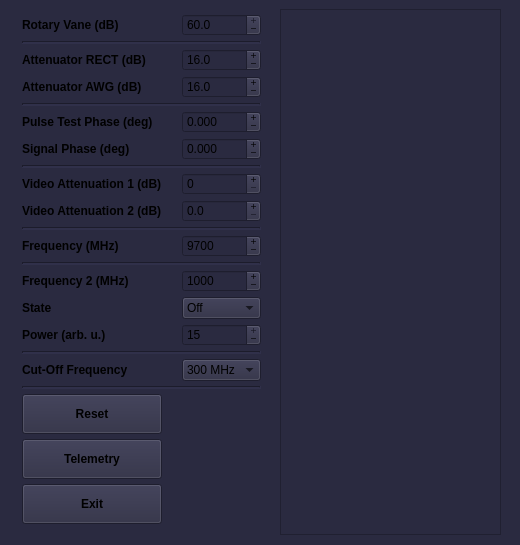
<?xml version="1.0" encoding="UTF-8"?>
<ui version="4.0">
 <class>MainWindow</class>
 <widget class="QMainWindow" name="MainWindow">
  <property name="geometry">
   <rect>
    <x>0</x>
    <y>0</y>
    <width>520</width>
    <height>545</height>
   </rect>
  </property>
  <property name="sizePolicy">
   <sizepolicy hsizetype="Fixed" vsizetype="Fixed">
    <horstretch>0</horstretch>
    <verstretch>0</verstretch>
   </sizepolicy>
  </property>
  <property name="minimumSize">
   <size>
    <width>520</width>
    <height>545</height>
   </size>
  </property>
  <property name="maximumSize">
   <size>
    <width>520</width>
    <height>545</height>
   </size>
  </property>
  <property name="font">
   <font>
    <weight>50</weight>
    <bold>false</bold>
   </font>
  </property>
  <property name="windowTitle">
   <string>MW Bridge Control v 0.1</string>
  </property>
  <property name="styleSheet">
   <string notr="true">background-color: rgb(42,42,64);</string>
  </property>
  <widget class="QWidget" name="centralwidget">
   <property name="sizePolicy">
    <sizepolicy hsizetype="Fixed" vsizetype="Fixed">
     <horstretch>0</horstretch>
     <verstretch>0</verstretch>
    </sizepolicy>
   </property>
   <property name="minimumSize">
    <size>
     <width>520</width>
     <height>545</height>
    </size>
   </property>
   <property name="maximumSize">
    <size>
     <width>520</width>
     <height>545</height>
    </size>
   </property>
   <layout class="QGridLayout" name="gridLayout_2">
    <item row="0" column="3">
     <spacer name="horizontalSpacer">
      <property name="orientation">
       <enum>Qt::Horizontal</enum>
      </property>
      <property name="sizeType">
       <enum>QSizePolicy::Fixed</enum>
      </property>
      <property name="sizeHint" stdset="0">
       <size>
        <width>10</width>
        <height>20</height>
       </size>
      </property>
     </spacer>
    </item>
    <item row="0" column="0">
     <layout class="QGridLayout" name="gridLayout">
      <property name="sizeConstraint">
       <enum>QLayout::SetNoConstraint</enum>
      </property>
      <property name="leftMargin">
       <number>13</number>
      </property>
      <property name="topMargin">
       <number>4</number>
      </property>
      <property name="rightMargin">
       <number>13</number>
      </property>
      <property name="bottomMargin">
       <number>6</number>
      </property>
      <property name="horizontalSpacing">
       <number>20</number>
      </property>
      <property name="verticalSpacing">
       <number>4</number>
      </property>
      <item row="6" column="0">
       <widget class="QLabel" name="label_4">
        <property name="font">
         <font>
          <weight>75</weight>
          <bold>true</bold>
         </font>
        </property>
        <property name="contextMenuPolicy">
         <enum>Qt::NoContextMenu</enum>
        </property>
        <property name="text">
         <string>Signal Phase (deg)</string>
        </property>
       </widget>
      </item>
      <item row="7" column="0" colspan="2">
       <widget class="Line" name="line_2">
        <property name="lineWidth">
         <number>2</number>
        </property>
        <property name="orientation">
         <enum>Qt::Horizontal</enum>
        </property>
       </widget>
      </item>
      <item row="5" column="1">
       <widget class="QDoubleSpinBox" name="Fv_ctrl">
        <property name="contextMenuPolicy">
         <enum>Qt::NoContextMenu</enum>
        </property>
        <property name="buttonSymbols">
         <enum>QAbstractSpinBox::PlusMinus</enum>
        </property>
        <property name="keyboardTracking">
         <bool>false</bool>
        </property>
        <property name="decimals">
         <number>3</number>
        </property>
        <property name="minimum">
         <double>-5.625000000000000</double>
        </property>
        <property name="maximum">
         <double>360.000000000000000</double>
        </property>
        <property name="singleStep">
         <double>5.625000000000000</double>
        </property>
       </widget>
      </item>
      <item row="9" column="0">
       <widget class="QLabel" name="label_6">
        <property name="font">
         <font>
          <weight>75</weight>
          <bold>true</bold>
         </font>
        </property>
        <property name="contextMenuPolicy">
         <enum>Qt::NoContextMenu</enum>
        </property>
        <property name="text">
         <string>Video Attenuation 2 (dB)</string>
        </property>
       </widget>
      </item>
      <item row="13" column="1">
       <widget class="QSpinBox" name="Synt2">
        <property name="buttonSymbols">
         <enum>QAbstractSpinBox::PlusMinus</enum>
        </property>
        <property name="keyboardTracking">
         <bool>false</bool>
        </property>
        <property name="minimum">
         <number>800</number>
        </property>
        <property name="maximum">
         <number>12000</number>
        </property>
        <property name="value">
         <number>1000</number>
        </property>
       </widget>
      </item>
      <item row="1" column="0" colspan="2">
       <widget class="Line" name="line_6">
        <property name="lineWidth">
         <number>2</number>
        </property>
        <property name="orientation">
         <enum>Qt::Horizontal</enum>
        </property>
       </widget>
      </item>
      <item row="20" column="0">
       <widget class="QPushButton" name="button_initialize">
        <property name="minimumSize">
         <size>
          <width>0</width>
          <height>40</height>
         </size>
        </property>
        <property name="font">
         <font>
          <weight>75</weight>
          <bold>true</bold>
         </font>
        </property>
        <property name="contextMenuPolicy">
         <enum>Qt::NoContextMenu</enum>
        </property>
        <property name="text">
         <string>Reset</string>
        </property>
       </widget>
      </item>
      <item row="22" column="0">
       <widget class="QPushButton" name="button_off">
        <property name="minimumSize">
         <size>
          <width>0</width>
          <height>40</height>
         </size>
        </property>
        <property name="font">
         <font>
          <weight>75</weight>
          <bold>true</bold>
         </font>
        </property>
        <property name="contextMenuPolicy">
         <enum>Qt::NoContextMenu</enum>
        </property>
        <property name="text">
         <string>Exit</string>
        </property>
       </widget>
      </item>
      <item row="3" column="1">
       <widget class="QDoubleSpinBox" name="Att2_prd">
        <property name="contextMenuPolicy">
         <enum>Qt::NoContextMenu</enum>
        </property>
        <property name="buttonSymbols">
         <enum>QAbstractSpinBox::PlusMinus</enum>
        </property>
        <property name="keyboardTracking">
         <bool>false</bool>
        </property>
        <property name="decimals">
         <number>1</number>
        </property>
        <property name="maximum">
         <double>31.500000000000000</double>
        </property>
        <property name="singleStep">
         <double>0.500000000000000</double>
        </property>
        <property name="value">
         <double>16.000000000000000</double>
        </property>
       </widget>
      </item>
      <item row="11" column="1">
       <widget class="QSpinBox" name="Synt">
        <property name="contextMenuPolicy">
         <enum>Qt::NoContextMenu</enum>
        </property>
        <property name="buttonSymbols">
         <enum>QAbstractSpinBox::PlusMinus</enum>
        </property>
        <property name="keyboardTracking">
         <bool>false</bool>
        </property>
        <property name="minimum">
         <number>7000</number>
        </property>
        <property name="maximum">
         <number>12000</number>
        </property>
        <property name="value">
         <number>9700</number>
        </property>
       </widget>
      </item>
      <item row="16" column="1">
       <widget class="QSpinBox" name="Synt2_power">
        <property name="buttonSymbols">
         <enum>QAbstractSpinBox::PlusMinus</enum>
        </property>
        <property name="keyboardTracking">
         <bool>false</bool>
        </property>
        <property name="maximum">
         <number>15</number>
        </property>
        <property name="value">
         <number>15</number>
        </property>
       </widget>
      </item>
      <item row="13" column="0">
       <widget class="QLabel" name="label_11">
        <property name="font">
         <font>
          <weight>75</weight>
          <bold>true</bold>
         </font>
        </property>
        <property name="text">
         <string>Frequency 2 (MHz)</string>
        </property>
       </widget>
      </item>
      <item row="9" column="1">
       <widget class="QDoubleSpinBox" name="Att2_prm">
        <property name="contextMenuPolicy">
         <enum>Qt::NoContextMenu</enum>
        </property>
        <property name="buttonSymbols">
         <enum>QAbstractSpinBox::PlusMinus</enum>
        </property>
        <property name="keyboardTracking">
         <bool>false</bool>
        </property>
        <property name="decimals">
         <number>1</number>
        </property>
        <property name="maximum">
         <double>31.500000000000000</double>
        </property>
        <property name="singleStep">
         <double>0.500000000000000</double>
        </property>
       </widget>
      </item>
      <item row="5" column="0">
       <widget class="QLabel" name="label_3">
        <property name="font">
         <font>
          <weight>75</weight>
          <bold>true</bold>
         </font>
        </property>
        <property name="contextMenuPolicy">
         <enum>Qt::NoContextMenu</enum>
        </property>
        <property name="text">
         <string>Pulse Test Phase (deg)</string>
        </property>
       </widget>
      </item>
      <item row="4" column="0" colspan="2">
       <widget class="Line" name="line">
        <property name="lineWidth">
         <number>2</number>
        </property>
        <property name="orientation">
         <enum>Qt::Horizontal</enum>
        </property>
       </widget>
      </item>
      <item row="6" column="1">
       <widget class="QDoubleSpinBox" name="Fv_prm">
        <property name="contextMenuPolicy">
         <enum>Qt::NoContextMenu</enum>
        </property>
        <property name="buttonSymbols">
         <enum>QAbstractSpinBox::PlusMinus</enum>
        </property>
        <property name="keyboardTracking">
         <bool>false</bool>
        </property>
        <property name="decimals">
         <number>3</number>
        </property>
        <property name="minimum">
         <double>-5.625000000000000</double>
        </property>
        <property name="maximum">
         <double>360.000000000000000</double>
        </property>
        <property name="singleStep">
         <double>5.625000000000000</double>
        </property>
       </widget>
      </item>
      <item row="14" column="1">
       <widget class="QComboBox" name="Synt2_state">
        <item>
         <property name="text">
          <string>Off</string>
         </property>
        </item>
        <item>
         <property name="text">
          <string>On</string>
         </property>
        </item>
       </widget>
      </item>
      <item row="0" column="1">
       <widget class="QDoubleSpinBox" name="Rot_vane">
        <property name="readOnly">
         <bool>false</bool>
        </property>
        <property name="buttonSymbols">
         <enum>QAbstractSpinBox::PlusMinus</enum>
        </property>
        <property name="keyboardTracking">
         <bool>false</bool>
        </property>
        <property name="decimals">
         <number>1</number>
        </property>
        <property name="maximum">
         <double>60.000000000000000</double>
        </property>
        <property name="singleStep">
         <double>0.100000000000000</double>
        </property>
        <property name="value">
         <double>60.000000000000000</double>
        </property>
       </widget>
      </item>
      <item row="21" column="0">
       <widget class="QPushButton" name="button_telemetry">
        <property name="minimumSize">
         <size>
          <width>0</width>
          <height>40</height>
         </size>
        </property>
        <property name="font">
         <font>
          <weight>75</weight>
          <bold>true</bold>
         </font>
        </property>
        <property name="contextMenuPolicy">
         <enum>Qt::NoContextMenu</enum>
        </property>
        <property name="layoutDirection">
         <enum>Qt::LeftToRight</enum>
        </property>
        <property name="text">
         <string>Telemetry</string>
        </property>
       </widget>
      </item>
      <item row="0" column="0">
       <widget class="QLabel" name="label_9">
        <property name="font">
         <font>
          <weight>75</weight>
          <bold>true</bold>
         </font>
        </property>
        <property name="text">
         <string>Rotary Vane (dB)</string>
        </property>
       </widget>
      </item>
      <item row="12" column="0" colspan="2">
       <widget class="Line" name="line_7">
        <property name="lineWidth">
         <number>2</number>
        </property>
        <property name="orientation">
         <enum>Qt::Horizontal</enum>
        </property>
       </widget>
      </item>
      <item row="10" column="0" colspan="2">
       <widget class="Line" name="line_3">
        <property name="lineWidth">
         <number>2</number>
        </property>
        <property name="orientation">
         <enum>Qt::Horizontal</enum>
        </property>
       </widget>
      </item>
      <item row="2" column="0">
       <widget class="QLabel" name="label">
        <property name="font">
         <font>
          <weight>75</weight>
          <bold>true</bold>
          <kerning>true</kerning>
         </font>
        </property>
        <property name="contextMenuPolicy">
         <enum>Qt::NoContextMenu</enum>
        </property>
        <property name="text">
         <string>Attenuator RECT (dB)</string>
        </property>
       </widget>
      </item>
      <item row="14" column="0">
       <widget class="QLabel" name="label_10">
        <property name="font">
         <font>
          <weight>75</weight>
          <bold>true</bold>
         </font>
        </property>
        <property name="text">
         <string>State</string>
        </property>
       </widget>
      </item>
      <item row="8" column="1">
       <widget class="QSpinBox" name="Att1_prm">
        <property name="contextMenuPolicy">
         <enum>Qt::NoContextMenu</enum>
        </property>
        <property name="buttonSymbols">
         <enum>QAbstractSpinBox::PlusMinus</enum>
        </property>
        <property name="keyboardTracking">
         <bool>false</bool>
        </property>
        <property name="maximum">
         <number>30</number>
        </property>
        <property name="singleStep">
         <number>2</number>
        </property>
        <property name="value">
         <number>0</number>
        </property>
       </widget>
      </item>
      <item row="18" column="0">
       <widget class="QLabel" name="label_5">
        <property name="font">
         <font>
          <weight>75</weight>
          <bold>true</bold>
         </font>
        </property>
        <property name="contextMenuPolicy">
         <enum>Qt::NoContextMenu</enum>
        </property>
        <property name="text">
         <string>Cut-Off Frequency</string>
        </property>
       </widget>
      </item>
      <item row="18" column="1">
       <widget class="QComboBox" name="Cuttoff_box">
        <property name="currentText">
         <string>300 MHz</string>
        </property>
        <property name="currentIndex">
         <number>2</number>
        </property>
        <item>
         <property name="text">
          <string>30 MHz</string>
         </property>
        </item>
        <item>
         <property name="text">
          <string>105 MHz</string>
         </property>
        </item>
        <item>
         <property name="text">
          <string>300 MHz</string>
         </property>
        </item>
       </widget>
      </item>
      <item row="3" column="0">
       <widget class="QLabel" name="label_2">
        <property name="font">
         <font>
          <weight>75</weight>
          <bold>true</bold>
         </font>
        </property>
        <property name="contextMenuPolicy">
         <enum>Qt::NoContextMenu</enum>
        </property>
        <property name="text">
         <string>Attenuator AWG (dB)</string>
        </property>
       </widget>
      </item>
      <item row="2" column="1">
       <widget class="QDoubleSpinBox" name="Att1_prd">
        <property name="contextMenuPolicy">
         <enum>Qt::NoContextMenu</enum>
        </property>
        <property name="readOnly">
         <bool>false</bool>
        </property>
        <property name="buttonSymbols">
         <enum>QAbstractSpinBox::PlusMinus</enum>
        </property>
        <property name="specialValueText">
         <string notr="true"/>
        </property>
        <property name="keyboardTracking">
         <bool>false</bool>
        </property>
        <property name="decimals">
         <number>1</number>
        </property>
        <property name="maximum">
         <double>31.500000000000000</double>
        </property>
        <property name="singleStep">
         <double>0.500000000000000</double>
        </property>
        <property name="value">
         <double>16.000000000000000</double>
        </property>
       </widget>
      </item>
      <item row="11" column="0">
       <widget class="QLabel" name="label_7">
        <property name="font">
         <font>
          <weight>75</weight>
          <bold>true</bold>
         </font>
        </property>
        <property name="contextMenuPolicy">
         <enum>Qt::NoContextMenu</enum>
        </property>
        <property name="text">
         <string>Frequency (MHz)</string>
        </property>
       </widget>
      </item>
      <item row="17" column="0" colspan="2">
       <widget class="Line" name="line_4">
        <property name="lineWidth">
         <number>2</number>
        </property>
        <property name="orientation">
         <enum>Qt::Horizontal</enum>
        </property>
       </widget>
      </item>
      <item row="8" column="0">
       <widget class="QLabel" name="label_8">
        <property name="font">
         <font>
          <weight>75</weight>
          <bold>true</bold>
         </font>
        </property>
        <property name="contextMenuPolicy">
         <enum>Qt::NoContextMenu</enum>
        </property>
        <property name="text">
         <string>Video Attenuation 1 (dB)</string>
        </property>
       </widget>
      </item>
      <item row="16" column="0">
       <widget class="QLabel" name="label_12">
        <property name="font">
         <font>
          <weight>75</weight>
          <bold>true</bold>
         </font>
        </property>
        <property name="text">
         <string>Power (arb. u.)</string>
        </property>
       </widget>
      </item>
      <item row="19" column="0" colspan="2">
       <widget class="Line" name="line_5">
        <property name="lineWidth">
         <number>2</number>
        </property>
        <property name="orientation">
         <enum>Qt::Horizontal</enum>
        </property>
       </widget>
      </item>
     </layout>
    </item>
    <item row="0" column="2">
     <widget class="QPlainTextEdit" name="telemetry_text">
      <property name="enabled">
       <bool>true</bool>
      </property>
      <property name="sizePolicy">
       <sizepolicy hsizetype="Fixed" vsizetype="Fixed">
        <horstretch>0</horstretch>
        <verstretch>0</verstretch>
       </sizepolicy>
      </property>
      <property name="minimumSize">
       <size>
        <width>100</width>
        <height>526</height>
       </size>
      </property>
      <property name="maximumSize">
       <size>
        <width>400</width>
        <height>526</height>
       </size>
      </property>
      <property name="font">
       <font>
        <weight>50</weight>
        <bold>false</bold>
       </font>
      </property>
      <property name="contextMenuPolicy">
       <enum>Qt::NoContextMenu</enum>
      </property>
      <property name="styleSheet">
       <string notr="true"/>
      </property>
      <property name="readOnly">
       <bool>true</bool>
      </property>
      <property name="textInteractionFlags">
       <set>Qt::NoTextInteraction</set>
      </property>
     </widget>
    </item>
   </layout>
  </widget>
 </widget>
 <resources/>
 <connections/>
</ui>
